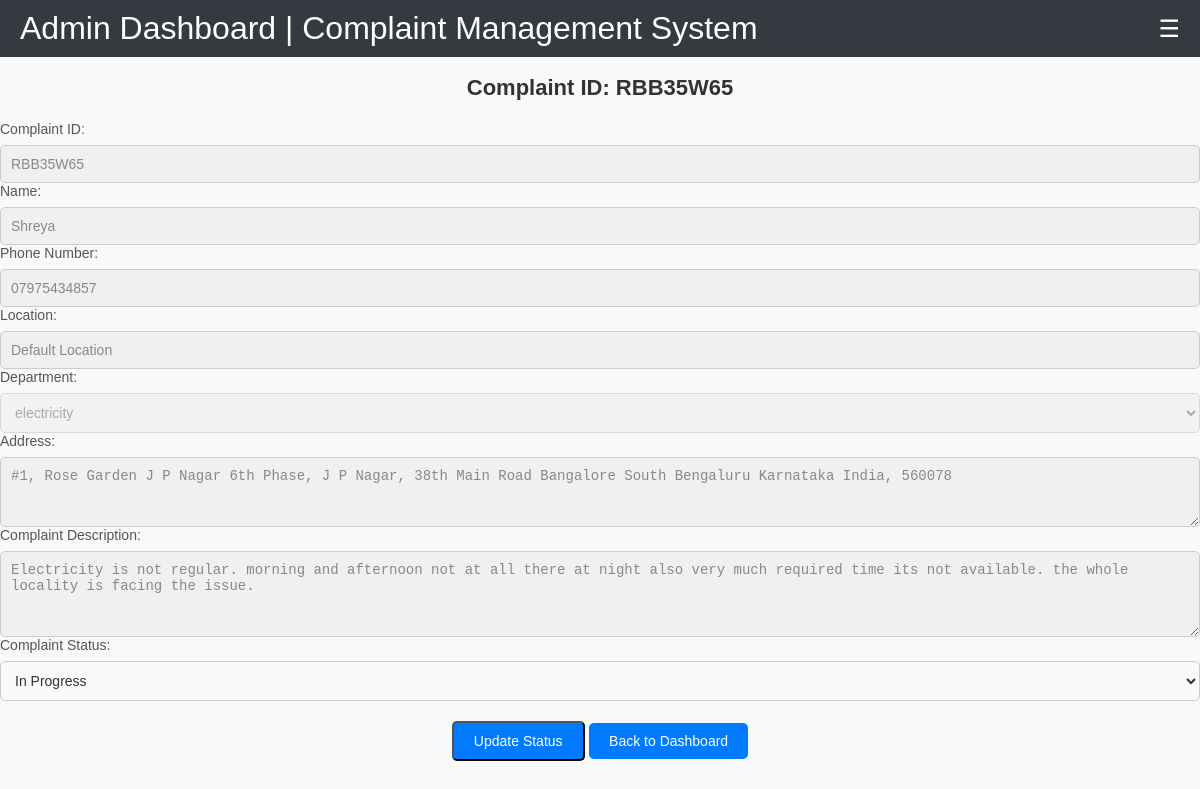
/complaint_details/RBB35W65/, run on the app's committed database.
### core/models.py (models this page shows)
class Complaint(models.Model):
    DEPARTMENT_CHOICES = [
        ('health', 'Health'),
        ('transport', 'Transport'),
        ('agriculture', 'Agriculture'),
        ('water', 'Water'),
        ('education', 'Education'),
        ('electricity', 'Electricity'),
        ('other', 'Other'),
    ]

### core/views.py (the view)
# urls.py: path('complaint_details/<str:complaint_id>/', views.complaint_details, name='complaint_details'),
def complaint_details(request, complaint_id):
    complaint = get_object_or_404(Complaint, complaint_id=complaint_id)
    return render(request, 'auth/complaint_details.html', {'complaint': complaint})

### core/templates/auth/complaint_details.html (shortened to what this page needs)
{% extends 'layouts/admin_layout.html' %}
{% block content %}
<body>
    <div class="container-scroller">
        <div class="navbar">
            <span>Admin Dashboard | Complaint Management System</span>
            <span class="menu-toggle">&#9776;</span>
        </div>
            <h2 class="complaint-header">Complaint ID: {{ complaint.complaint_id }}</h2>
            <div class="complaint-details-form">
                <form method="POST" action="{% url 'update_complaint_status' complaint.complaint_id %}">
                    <div class="form-group">
                        <label for="complaint_id">Complaint ID:</label>
                        <input type="text" id="complaint_id" value="{{ complaint.complaint_id }}" readonly>
                    </div>
                    <div class="form-group">
                        <label for="name">Name:</label>
                        <input type="text" id="name" value="{{ complaint.name }}" readonly>
                    </div>
                    <div class="form-group">
                        <label for="phone">Phone Number:</label>
                        <input type="text" id="phone" value="{{ complaint.phone }}" readonly>
                    </div>
                    <div class="form-group">
                        <label for="location">Location:</label>
                        <input type="text" id="location" value="{{ complaint.location }}" readonly>
                    </div>
                    <div class="form-group">
                        <label for="department">Department:</label>
                        <select id="department" disabled>
                            <option selected>{{ complaint.department }}</option>
                        </select>
                    </div>
                    <div class="form-group">
                        <label for="address">Address:</label>
                        <textarea id="address" rows="3" readonly>{{ complaint.address }}</textarea>
                    </div>
                    <div class="form-group">
                        <label for="description">Complaint Description:</label>
                        <textarea id="description" rows="4" readonly>{{ complaint.complaint }}</textarea>
                    </div>
                    <div class="form-group">
                        <label for="status">Complaint Status:</label>
                        <select id="status" name="status">
                            <option value="in progress" {% if complaint.status == 'in progress' %}selected{% endif %}>In Progress</option>
                        </select>
                    </div>
                    <div class="form-buttons">
                        <button type="submit" class="btn-back">Update Status</button>
                        <a href="{% url 'complaint_page' %}" class="btn-back">Back to Dashboard</a>
                    </div>
                </form>
            </div>
        </div>
</body>
{% endblock %}

### core/templates/layouts/admin_layout.html (style rules this page uses)
body { font-family: Arial, sans-serif; margin: 0; padding: 0; background-color: #f8f9fa; }
.container-scroller { display: flex; flex-direction: column; height: 100vh; }
.navbar { background-color: #343a40; color: white; padding: 10px 20px; display: flex; justify-content: space-between; align-items: center; font-size: xx-large; }
.menu-toggle { cursor: pointer; font-size: 24px; color: white; }

### core/templates/auth/complaint_details.html (style rules this page uses)
.complaint-header { text-align: center; font-size: 22px; font-weight: 600; color: #333333; margin-bottom: 20px; }
.complaint-details-form { display: flex; flex-direction: column; gap: 15px; }
.form-group { display: flex; flex-direction: column; gap: 8px; }
.form-group label { font-size: 14px; color: #555555; font-weight: 500; }
.form-group input, .form-group textarea, .form-group select { padding: 10px; border-radius: 5px; border: 1px solid #cccccc; font-size: 14px; background-color: #f9f9f9; color: #333333; outline: none; transition: border-color 0.3s ease; }
input[readonly], textarea[readonly], select[disabled] { background-color: #f0f0f0; color: #888888; cursor: not-allowed; }
.form-buttons { text-align: center; margin-top: 20px; }
.btn-back { text-decoration: none; color: #ffffff; background-color: #007bff; padding: 10px 20px; border-radius: 5px; font-weight: 500; font-size: 14px; transition: background-color 0.3s ease; }

### data on the page
Complaint: complaint_id "RBB35W65", name "Shreya", phone "07975434857", location "Default Location", department "electricity", address "#1, Rose Garden J P Nagar 6th Phase, J P Nagar, 38th Main Road Bangalore South Bengaluru Karnataka India, 560078", complaint "Electricity is not regular. morning and afternoon not at all there at night also very much required time its not available. the whole locality is facing the issue.", status "In Progress"
